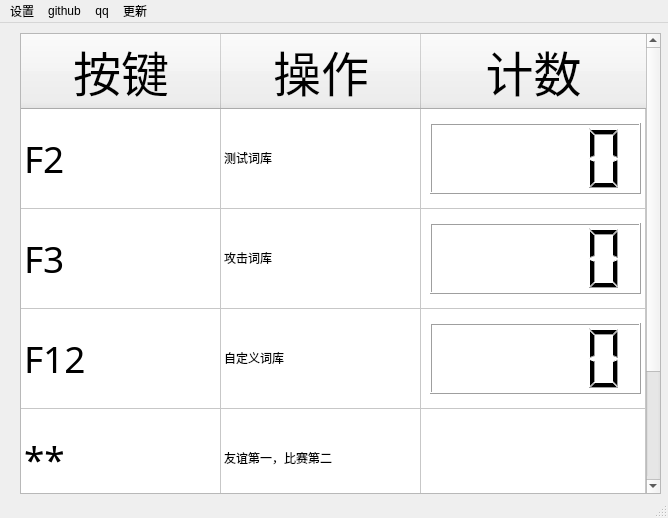
<?xml version="1.0" encoding="UTF-8"?>
<ui version="4.0">
 <class>MainWindow</class>
 <widget class="QMainWindow" name="MainWindow">
  <property name="geometry">
   <rect>
    <x>0</x>
    <y>0</y>
    <width>668</width>
    <height>518</height>
   </rect>
  </property>
  <property name="windowTitle">
   <string>fuck you</string>
  </property>
  <widget class="QWidget" name="centralwidget">
   <widget class="QTableWidget" name="tableWidget">
    <property name="geometry">
     <rect>
      <x>20</x>
      <y>10</y>
      <width>641</width>
      <height>461</height>
     </rect>
    </property>
    <property name="rowCount">
     <number>4</number>
    </property>
    <property name="columnCount">
     <number>3</number>
    </property>
    <attribute name="horizontalHeaderCascadingSectionResizes">
     <bool>false</bool>
    </attribute>
    <attribute name="horizontalHeaderDefaultSectionSize">
     <number>200</number>
    </attribute>
    <attribute name="horizontalHeaderHighlightSections">
     <bool>true</bool>
    </attribute>
    <attribute name="horizontalHeaderShowSortIndicator" stdset="0">
     <bool>false</bool>
    </attribute>
    <attribute name="horizontalHeaderStretchLastSection">
     <bool>true</bool>
    </attribute>
    <attribute name="verticalHeaderVisible">
     <bool>false</bool>
    </attribute>
    <attribute name="verticalHeaderDefaultSectionSize">
     <number>100</number>
    </attribute>
    <attribute name="verticalHeaderShowSortIndicator" stdset="0">
     <bool>false</bool>
    </attribute>
    <attribute name="verticalHeaderStretchLastSection">
     <bool>true</bool>
    </attribute>
    <row/>
    <row/>
    <row/>
    <row/>
    <column>
     <property name="text">
      <string>按键</string>
     </property>
     <property name="font">
      <font>
       <family>Agency FB</family>
       <pointsize>36</pointsize>
      </font>
     </property>
    </column>
    <column>
     <property name="text">
      <string>操作</string>
     </property>
     <property name="font">
      <font>
       <family>Agency FB</family>
       <pointsize>36</pointsize>
      </font>
     </property>
    </column>
    <column>
     <property name="text">
      <string>计数</string>
     </property>
     <property name="font">
      <font>
       <family>Agency FB</family>
       <pointsize>36</pointsize>
      </font>
     </property>
    </column>
    <item row="0" column="0">
     <property name="text">
      <string>F2</string>
     </property>
     <property name="font">
      <font>
       <family>Agency FB</family>
       <pointsize>28</pointsize>
      </font>
     </property>
    </item>
    <item row="0" column="1">
     <property name="text">
      <string>测试词库</string>
     </property>
    </item>
    <item row="1" column="0">
     <property name="text">
      <string>F3</string>
     </property>
     <property name="font">
      <font>
       <family>Agency FB</family>
       <pointsize>28</pointsize>
      </font>
     </property>
    </item>
    <item row="1" column="1">
     <property name="text">
      <string>攻击词库</string>
     </property>
    </item>
    <item row="1" column="2">
     <property name="text">
      <string/>
     </property>
    </item>
    <item row="2" column="0">
     <property name="text">
      <string>F12</string>
     </property>
     <property name="font">
      <font>
       <family>Agency FB</family>
       <pointsize>28</pointsize>
      </font>
     </property>
    </item>
    <item row="2" column="1">
     <property name="text">
      <string>自定义词库</string>
     </property>
    </item>
    <item row="3" column="0">
     <property name="text">
      <string>**</string>
     </property>
     <property name="font">
      <font>
       <family>Agency FB</family>
       <pointsize>28</pointsize>
      </font>
     </property>
    </item>
    <item row="3" column="1">
     <property name="text">
      <string>友谊第一，比赛第二</string>
     </property>
    </item>
   </widget>
   <widget class="QLCDNumber" name="lcdNumber_1">
    <property name="geometry">
     <rect>
      <x>430</x>
      <y>100</y>
      <width>211</width>
      <height>71</height>
     </rect>
    </property>
   </widget>
   <widget class="QLCDNumber" name="lcdNumber_2">
    <property name="geometry">
     <rect>
      <x>430</x>
      <y>200</y>
      <width>211</width>
      <height>71</height>
     </rect>
    </property>
   </widget>
   <widget class="QLCDNumber" name="lcdNumber_3">
    <property name="geometry">
     <rect>
      <x>430</x>
      <y>300</y>
      <width>211</width>
      <height>71</height>
     </rect>
    </property>
   </widget>
  </widget>
  <widget class="QMenuBar" name="menubar">
   <property name="geometry">
    <rect>
     <x>0</x>
     <y>0</y>
     <width>668</width>
     <height>23</height>
    </rect>
   </property>
   <widget class="QMenu" name="menusetting">
    <property name="title">
     <string>设置</string>
    </property>
   </widget>
   <widget class="QMenu" name="menu_github">
    <property name="title">
     <string>github</string>
    </property>
   </widget>
   <widget class="QMenu" name="menu_qq">
    <property name="title">
     <string>qq</string>
    </property>
   </widget>
   <widget class="QMenu" name="menu_update">
    <property name="title">
     <string>更新</string>
    </property>
   </widget>
   <addaction name="menusetting"/>
   <addaction name="menu_github"/>
   <addaction name="menu_qq"/>
   <addaction name="menu_update"/>
  </widget>
  <widget class="QStatusBar" name="statusbar"/>
  <action name="test_quotes">
   <property name="text">
    <string>默认词库</string>
   </property>
  </action>
  <action name="attack_quotes">
   <property name="text">
    <string>自定义词库</string>
   </property>
  </action>
  <action name="custom_quotes">
   <property name="text">
    <string>测试词库</string>
   </property>
  </action>
 </widget>
 <resources/>
 <connections/>
</ui>
